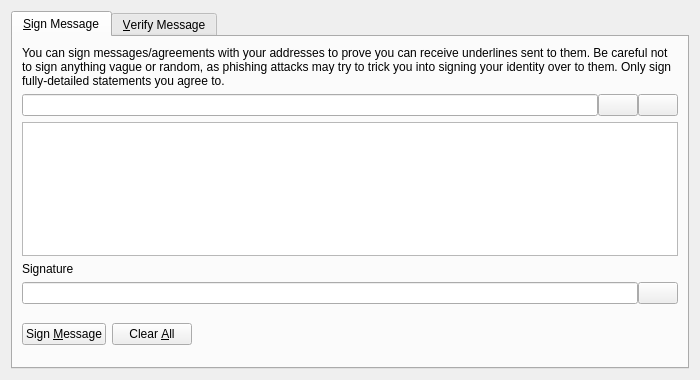
<?xml version="1.0" encoding="UTF-8"?>
<ui version="4.0">
 <class>SignVerifyMessageDialog</class>
 <widget class="QDialog" name="SignVerifyMessageDialog">
  <property name="geometry">
   <rect>
    <x>0</x>
    <y>0</y>
    <width>700</width>
    <height>380</height>
   </rect>
  </property>
  <property name="windowTitle">
   <string>Signatures - Sign / Verify a Message</string>
  </property>
  <property name="modal">
   <bool>true</bool>
  </property>
  <layout class="QVBoxLayout" name="verticalLayout">
   <item>
    <widget class="QTabWidget" name="tabWidget">
     <property name="currentIndex">
      <number>0</number>
     </property>
     <widget class="QWidget" name="tabSignMessage">
      <attribute name="title">
       <string>&amp;Sign Message</string>
      </attribute>
      <layout class="QVBoxLayout" name="verticalLayout_SM">
       <item>
        <widget class="QLabel" name="infoLabel_SM">
         <property name="text">
          <string>You can sign messages/agreements with your addresses to prove you can receive underlines sent to them. Be careful not to sign anything vague or random, as phishing attacks may try to trick you into signing your identity over to them. Only sign fully-detailed statements you agree to.</string>
         </property>
         <property name="textFormat">
          <enum>Qt::PlainText</enum>
         </property>
         <property name="wordWrap">
          <bool>true</bool>
         </property>
        </widget>
       </item>
       <item>
        <layout class="QHBoxLayout" name="horizontalLayout_1_SM">
         <property name="spacing">
          <number>0</number>
         </property>
         <item>
          <widget class="QValidatedLineEdit" name="addressIn_SM">
           <property name="toolTip">
            <string>The Underline address to sign the message with</string>
           </property>
          </widget>
         </item>
         <item>
          <widget class="QPushButton" name="addressBookButton_SM">
           <property name="toolTip">
            <string>Choose previously used address</string>
           </property>
           <property name="text">
            <string/>
           </property>
           <property name="icon">
            <iconset resource="../bitcoin.qrc">
             <normaloff>:/icons/address-book</normaloff>:/icons/address-book</iconset>
           </property>
           <property name="shortcut">
            <string>Alt+A</string>
           </property>
           <property name="autoDefault">
            <bool>false</bool>
           </property>
          </widget>
         </item>
         <item>
          <widget class="QPushButton" name="pasteButton_SM">
           <property name="toolTip">
            <string>Paste address from clipboard</string>
           </property>
           <property name="text">
            <string/>
           </property>
           <property name="icon">
            <iconset resource="../bitcoin.qrc">
             <normaloff>:/icons/editpaste</normaloff>:/icons/editpaste</iconset>
           </property>
           <property name="shortcut">
            <string>Alt+P</string>
           </property>
           <property name="autoDefault">
            <bool>false</bool>
           </property>
          </widget>
         </item>
        </layout>
       </item>
       <item>
        <widget class="QPlainTextEdit" name="messageIn_SM">
         <property name="toolTip">
          <string>Enter the message you want to sign here</string>
         </property>
        </widget>
       </item>
       <item>
        <widget class="QLabel" name="signatureLabel_SM">
         <property name="text">
          <string>Signature</string>
         </property>
         <property name="textFormat">
          <enum>Qt::PlainText</enum>
         </property>
        </widget>
       </item>
       <item>
        <layout class="QHBoxLayout" name="horizontalLayout_2_SM">
         <property name="spacing">
          <number>0</number>
         </property>
         <item>
          <widget class="QLineEdit" name="signatureOut_SM">
           <property name="font">
            <font>
             <italic>true</italic>
            </font>
           </property>
           <property name="readOnly">
            <bool>true</bool>
           </property>
          </widget>
         </item>
         <item>
          <widget class="QPushButton" name="copySignatureButton_SM">
           <property name="toolTip">
            <string>Copy the current signature to the system clipboard</string>
           </property>
           <property name="text">
            <string/>
           </property>
           <property name="icon">
            <iconset resource="../bitcoin.qrc">
             <normaloff>:/icons/editcopy</normaloff>:/icons/editcopy</iconset>
           </property>
           <property name="autoDefault">
            <bool>false</bool>
           </property>
          </widget>
         </item>
        </layout>
       </item>
       <item>
        <layout class="QHBoxLayout" name="horizontalLayout_3_SM">
         <item>
          <widget class="QPushButton" name="signMessageButton_SM">
           <property name="toolTip">
            <string>Sign the message to prove you own this Underline address</string>
           </property>
           <property name="text">
            <string>Sign &amp;Message</string>
           </property>
           <property name="icon">
            <iconset resource="../bitcoin.qrc">
             <normaloff>:/icons/edit</normaloff>:/icons/edit</iconset>
           </property>
           <property name="autoDefault">
            <bool>false</bool>
           </property>
          </widget>
         </item>
         <item>
          <widget class="QPushButton" name="clearButton_SM">
           <property name="toolTip">
            <string>Reset all sign message fields</string>
           </property>
           <property name="text">
            <string>Clear &amp;All</string>
           </property>
           <property name="icon">
            <iconset resource="../bitcoin.qrc">
             <normaloff>:/icons/remove</normaloff>:/icons/remove</iconset>
           </property>
           <property name="autoDefault">
            <bool>false</bool>
           </property>
          </widget>
         </item>
         <item>
          <spacer name="horizontalSpacer_1_SM">
           <property name="orientation">
            <enum>Qt::Horizontal</enum>
           </property>
           <property name="sizeHint" stdset="0">
            <size>
             <width>40</width>
             <height>48</height>
            </size>
           </property>
          </spacer>
         </item>
         <item>
          <widget class="QLabel" name="statusLabel_SM">
           <property name="font">
            <font>
             <weight>75</weight>
             <bold>true</bold>
            </font>
           </property>
           <property name="text">
            <string/>
           </property>
           <property name="wordWrap">
            <bool>true</bool>
           </property>
          </widget>
         </item>
         <item>
          <spacer name="horizontalSpacer_2_SM">
           <property name="orientation">
            <enum>Qt::Horizontal</enum>
           </property>
           <property name="sizeHint" stdset="0">
            <size>
             <width>40</width>
             <height>48</height>
            </size>
           </property>
          </spacer>
         </item>
        </layout>
       </item>
      </layout>
     </widget>
     <widget class="QWidget" name="tabVerifyMessage">
      <attribute name="title">
       <string>&amp;Verify Message</string>
      </attribute>
      <layout class="QVBoxLayout" name="verticalLayout_VM">
       <item>
        <widget class="QLabel" name="infoLabel_VM">
         <property name="text">
          <string>Enter the receiver's address, message (ensure you copy line breaks, spaces, tabs, etc. exactly) and signature below to verify the message. Be careful not to read more into the signature than what is in the signed message itself, to avoid being tricked by a man-in-the-middle attack. Note that this only proves the signing party receives with the address, it cannot prove sendership of any transaction!</string>
         </property>
         <property name="textFormat">
          <enum>Qt::PlainText</enum>
         </property>
         <property name="alignment">
          <set>Qt::AlignLeading|Qt::AlignLeft|Qt::AlignTop</set>
         </property>
         <property name="wordWrap">
          <bool>true</bool>
         </property>
        </widget>
       </item>
       <item>
        <layout class="QHBoxLayout" name="horizontalLayout_1_VM">
         <property name="spacing">
          <number>0</number>
         </property>
         <item>
          <widget class="QValidatedLineEdit" name="addressIn_VM">
           <property name="toolTip">
            <string>The Underline address the message was signed with</string>
           </property>
          </widget>
         </item>
         <item>
          <widget class="QPushButton" name="addressBookButton_VM">
           <property name="toolTip">
            <string>Choose previously used address</string>
           </property>
           <property name="text">
            <string/>
           </property>
           <property name="icon">
            <iconset resource="../bitcoin.qrc">
             <normaloff>:/icons/address-book</normaloff>:/icons/address-book</iconset>
           </property>
           <property name="shortcut">
            <string>Alt+A</string>
           </property>
           <property name="autoDefault">
            <bool>false</bool>
           </property>
          </widget>
         </item>
        </layout>
       </item>
       <item>
        <widget class="QPlainTextEdit" name="messageIn_VM"/>
       </item>
       <item>
        <widget class="QValidatedLineEdit" name="signatureIn_VM"/>
       </item>
       <item>
        <layout class="QHBoxLayout" name="horizontalLayout_2_VM">
         <item>
          <widget class="QPushButton" name="verifyMessageButton_VM">
           <property name="toolTip">
            <string>Verify the message to ensure it was signed with the specified Underline address</string>
           </property>
           <property name="text">
            <string>Verify &amp;Message</string>
           </property>
           <property name="icon">
            <iconset resource="../bitcoin.qrc">
             <normaloff>:/icons/transaction_0</normaloff>:/icons/transaction_0</iconset>
           </property>
           <property name="autoDefault">
            <bool>false</bool>
           </property>
          </widget>
         </item>
         <item>
          <widget class="QPushButton" name="clearButton_VM">
           <property name="toolTip">
            <string>Reset all verify message fields</string>
           </property>
           <property name="text">
            <string>Clear &amp;All</string>
           </property>
           <property name="icon">
            <iconset resource="../bitcoin.qrc">
             <normaloff>:/icons/remove</normaloff>:/icons/remove</iconset>
           </property>
           <property name="autoDefault">
            <bool>false</bool>
           </property>
          </widget>
         </item>
         <item>
          <spacer name="horizontalSpacer_1_VM">
           <property name="orientation">
            <enum>Qt::Horizontal</enum>
           </property>
           <property name="sizeHint" stdset="0">
            <size>
             <width>40</width>
             <height>48</height>
            </size>
           </property>
          </spacer>
         </item>
         <item>
          <widget class="QLabel" name="statusLabel_VM">
           <property name="font">
            <font>
             <weight>75</weight>
             <bold>true</bold>
            </font>
           </property>
           <property name="text">
            <string/>
           </property>
           <property name="wordWrap">
            <bool>true</bool>
           </property>
          </widget>
         </item>
         <item>
          <spacer name="horizontalSpacer_2_VM">
           <property name="orientation">
            <enum>Qt::Horizontal</enum>
           </property>
           <property name="sizeHint" stdset="0">
            <size>
             <width>40</width>
             <height>48</height>
            </size>
           </property>
          </spacer>
         </item>
        </layout>
       </item>
      </layout>
     </widget>
    </widget>
   </item>
  </layout>
 </widget>
 <customwidgets>
  <customwidget>
   <class>QValidatedLineEdit</class>
   <extends>QLineEdit</extends>
   <header>qt/qvalidatedlineedit.h</header>
  </customwidget>
 </customwidgets>
 <resources>
  <include location="../bitcoin.qrc"/>
 </resources>
 <connections/>
</ui>
